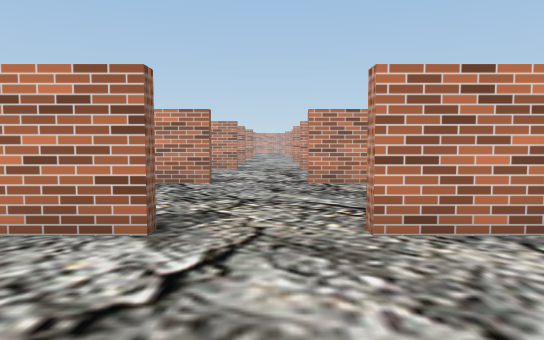
[1] (above)

21 first-person views from a walk through a scene from a Unity 3-D project. The camera is 1.3 m above the floor, tilts 4° down and sees 70° across. The floor is counted in squares, 1 m on a side. Each view is taken from the middle of a square. On the plan, view 1 faces up. The plan holds only what a view shows up to about 16 squares ahead; the rest is blank. The place goes on beyond the plan. The player character is not drawn.

[2]
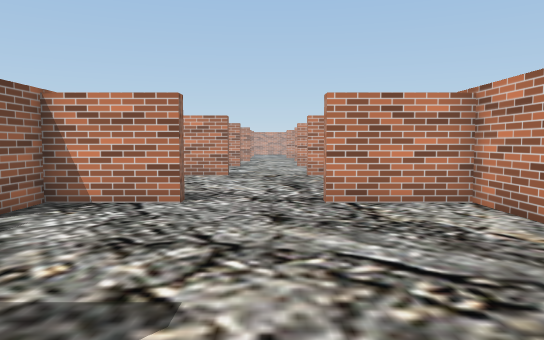

[3]
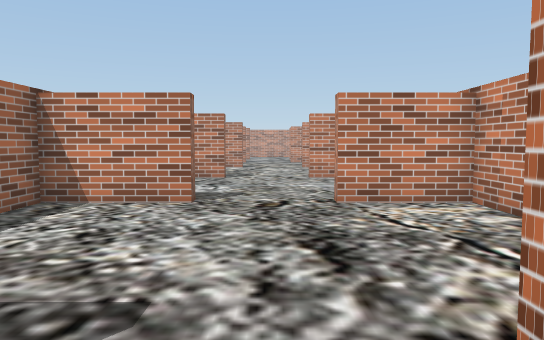

[4]
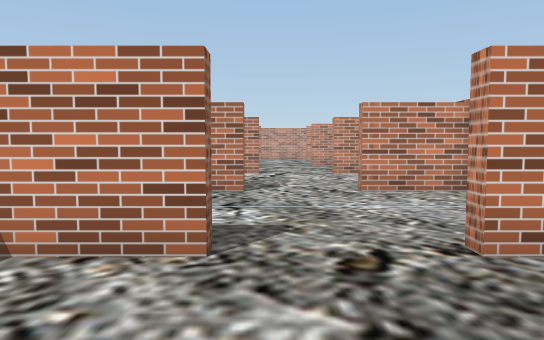

[5]
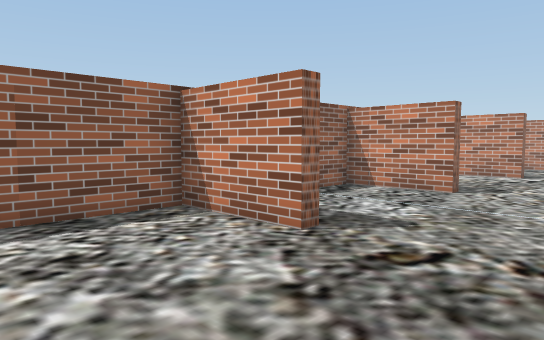

[6]
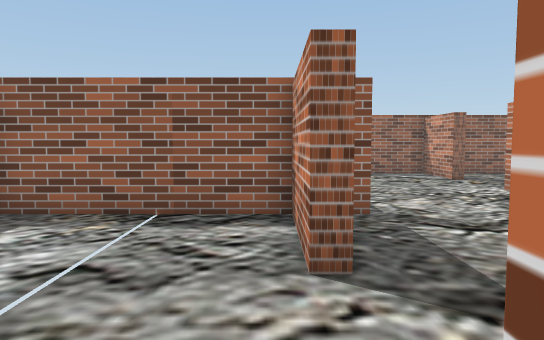

[7]
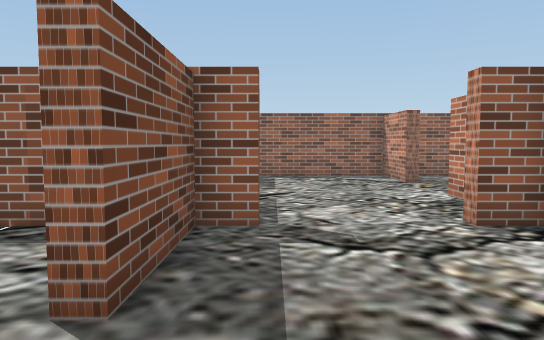

[8]
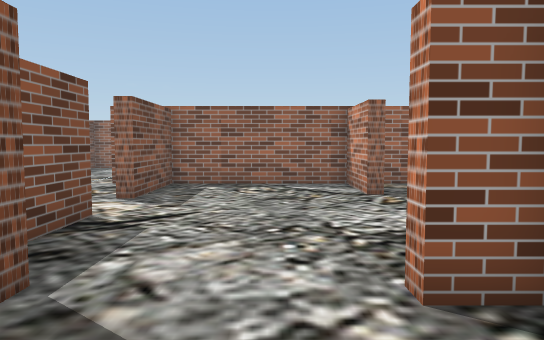

[9]
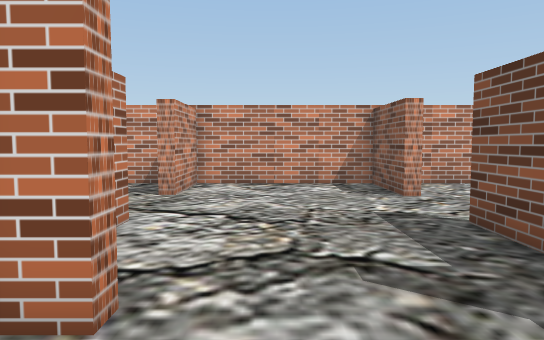

[10]
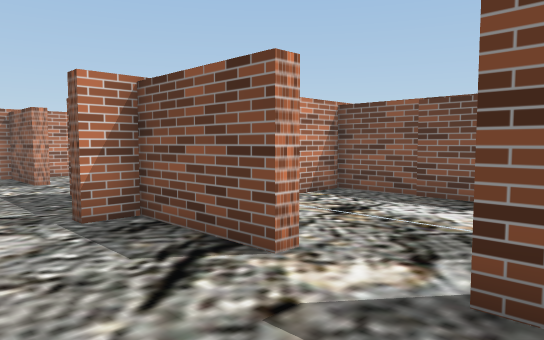

[11]
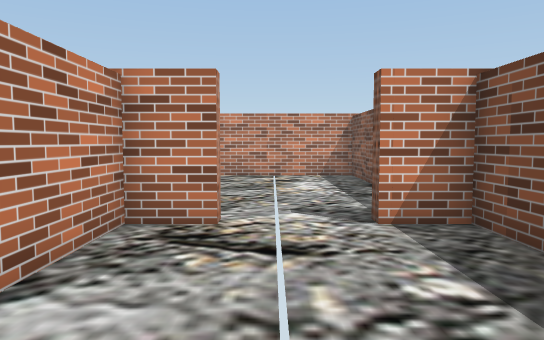

[12]
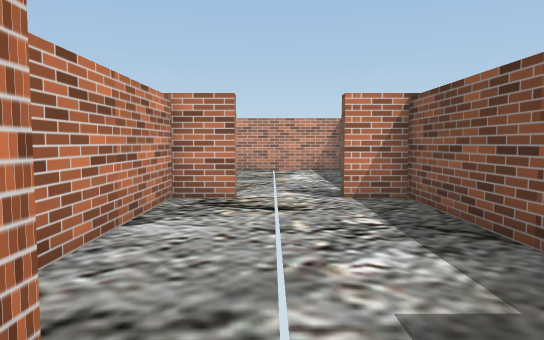

[13]
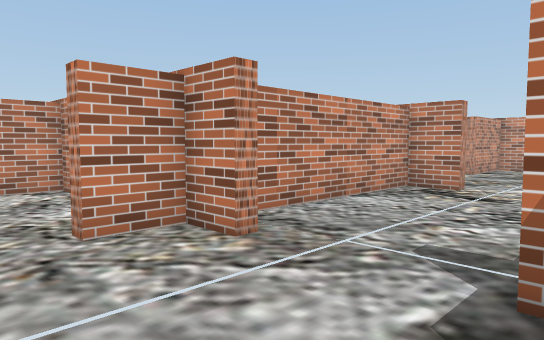

[14]
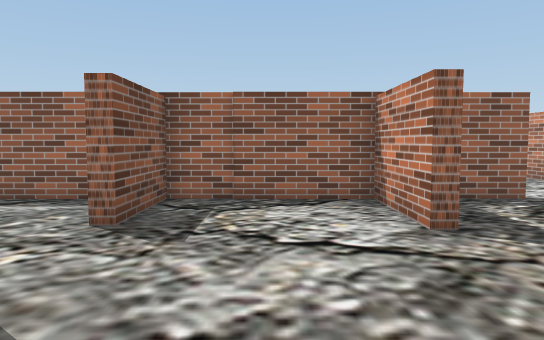

[15]
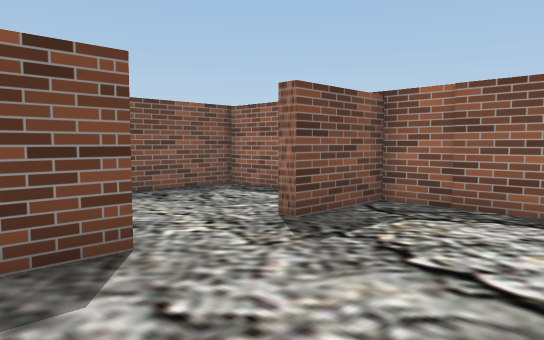

[16]
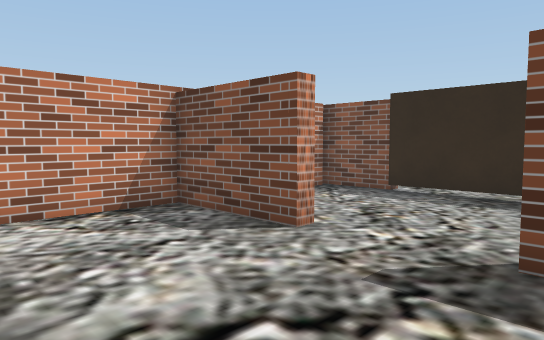

[17]
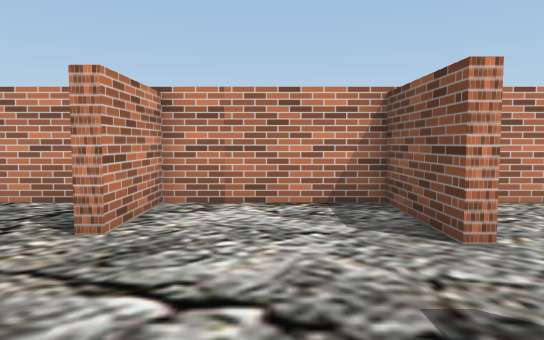

[18]
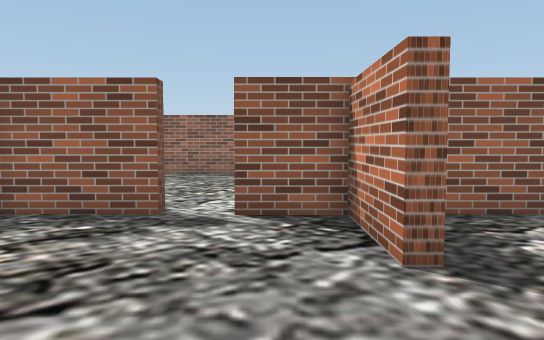

[19]
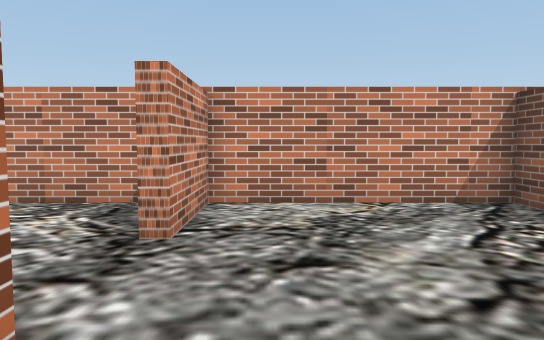

[20]
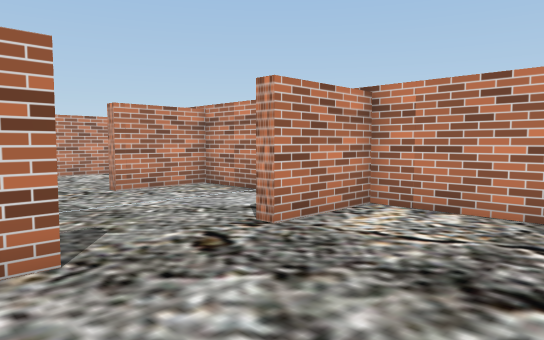

[21]
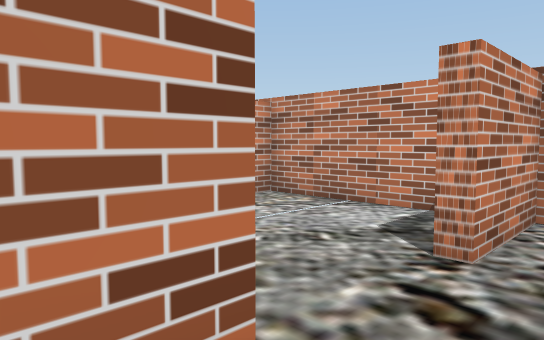

### Floor plan
Points are (right, up) in squares from view 1. A wall is a line through its corners. A room is listed if a view was taken in it or the views show most of it. See-through windows are left out.
Room 1 (views 1, 2, 3, 4, 5, 6, 7, 8, 9, 10, 14, 15, 16, 17, 18, 19, 20, 21)
walls: (-2, 12.9) (-2, 12.4) (-5, 12.4) (-5, 10.2); (-1.8, 19.9) (-1.8, 19.4) (-5, 19.4) (-5, 14.1); (4.4, 13.9) (4.4, 19.4) (1.4, 19.4) (1.4, 19.9); (4.4, 20.9) (4.4, 25.4) (1.4, 25.4) (1.4, 25.8) (4.4, 25.8) (4.4, 31.4) (3.9, 31.4); (-5.5, 8.9) (-5, 8.9) (-5, 6); (-1.8, 5.9) (-1.8, 5.4) (-5, 5.4) (-5, 0.5) (-2, 0.5) (-2, 0); (3.4, 5.8) (4.4, 5.8) (4.4, 12.4) (1.2, 12.4) (1.2, 12.9); (-8.9, 25.8) (-5.5, 25.8) (-5.5, 26.8) (-5, 26.8) (-5, 25.8) (-1.8, 25.8) (-1.8, 25.4) (-5, 25.4) (-5, 20); (-5, 31.4) (-5, 30.2) (-5.5, 30.2) (-5.5, 30.9); (0.9, 0) (0.9, 0.5) (4.4, 0.5) (4.4, 5.4) (1.4, 5.4) (1.4, 5.9); (-5, -1.2) (-5, -4.8) (4.6, -4.8); (4.4, -2.9) (4.4, -1.9); (-13.9, 31.4) (-14.4, 31.4) (-14.4, 25.8) (-11, 25.8); (4.4, -4.6) (4.4, -4.1)
ways out: opening at (-9.5, 26) to room 3; opening at (-5, 9.5)
Room 2 (views 11, 12, 13)
walls: (-22.1, 24.1) (-22.6, 24.1) (-22.6, 25.4) (-24.2, 25.4) (-24.2, 25.9); (-19.5, 19.8) (-14.8, 19.8) (-14.8, 21.3); (-14.8, 23.9) (-14.8, 25.4) (-21.1, 25.4)
ways out: opening at (-15, 22.5) to room 3; opening at (-25.5, 20); opening at (-25.5, 26)
Room 3 (no view inside)
walls: (-8.9, 25.2) (-8.9, 25.8); (-11, 25.8) (-11, 25.2); (-9.2, 19.8) (-5.5, 19.8) (-5.5, 25.1); (-14.4, 23.9) (-14.8, 23.9); (-14.8, 21.3) (-14.4, 21.3)
ways out: opening at (-9.5, 26) to room 1; opening at (-15, 22.5) to room 2

Positions as (right, up) in squares from view 1, and headings:
1: (0, 0), facing up
2: (0, 4), facing up
3: (0, 11), facing up
4: (-1, 15), facing up
5: (2, 15), facing up-left
6: (2, 25), facing left
7: (1, 27), facing left
8: (-2, 29), facing left
9: (-8, 29), facing right
10: (-12, 29), facing down-right
11: (-21, 23), facing right
12: (-24, 23), facing right
13: (-26, 20), facing up-right
14: (4, 3), facing left
15: (3, 5), facing down-left
16: (-3, 5), facing down-right
17: (-4, 3), facing right
18: (2, 11), facing left
19: (-4, 11), facing right
20: (-3, 15), facing up-right
21: (-3, 18), facing up-right
